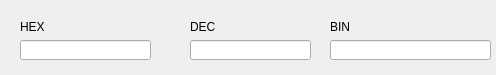
<?xml version="1.0" encoding="UTF-8"?>
<ui version="4.0">
 <class>MainWindow</class>
 <widget class="QMainWindow" name="MainWindow">
  <property name="geometry">
   <rect>
    <x>0</x>
    <y>0</y>
    <width>496</width>
    <height>75</height>
   </rect>
  </property>
  <property name="windowTitle">
   <string>MainWindow</string>
  </property>
  <widget class="QWidget" name="centralWidget">
   <widget class="QLabel" name="label">
    <property name="geometry">
     <rect>
      <x>20</x>
      <y>20</y>
      <width>47</width>
      <height>13</height>
     </rect>
    </property>
    <property name="text">
     <string>HEX</string>
    </property>
   </widget>
   <widget class="QLabel" name="label_2">
    <property name="geometry">
     <rect>
      <x>190</x>
      <y>20</y>
      <width>47</width>
      <height>13</height>
     </rect>
    </property>
    <property name="text">
     <string>DEC</string>
    </property>
   </widget>
   <widget class="QLabel" name="label_3">
    <property name="geometry">
     <rect>
      <x>330</x>
      <y>20</y>
      <width>47</width>
      <height>13</height>
     </rect>
    </property>
    <property name="text">
     <string>BIN</string>
    </property>
   </widget>
   <widget class="QLineEdit" name="hex_line">
    <property name="geometry">
     <rect>
      <x>20</x>
      <y>40</y>
      <width>131</width>
      <height>20</height>
     </rect>
    </property>
    <property name="inputMask">
     <string/>
    </property>
   </widget>
   <widget class="QLineEdit" name="dec_line">
    <property name="geometry">
     <rect>
      <x>190</x>
      <y>40</y>
      <width>121</width>
      <height>20</height>
     </rect>
    </property>
   </widget>
   <widget class="QLineEdit" name="bin_line">
    <property name="geometry">
     <rect>
      <x>330</x>
      <y>40</y>
      <width>161</width>
      <height>20</height>
     </rect>
    </property>
   </widget>
  </widget>
 </widget>
 <layoutdefault spacing="6" margin="11"/>
 <resources/>
 <connections/>
</ui>
